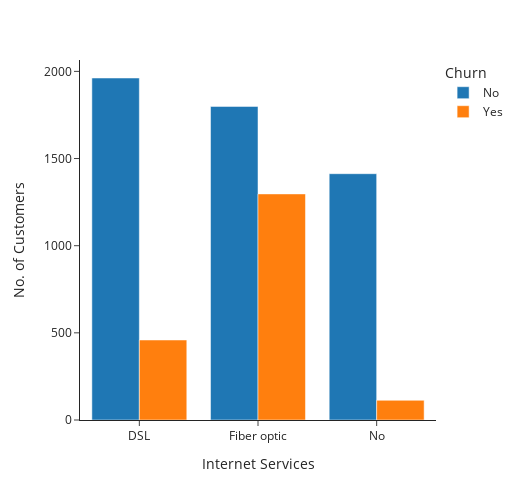

This figure's notebook cell:
### Markdown cell above
<font size=5><p style="color:purple"> Analysis of Churned Customer's based on Internet Services<font size=2>
> <b><p style="color:#9C9DA1"> Conclusion :</b> The customers who are using Fibre Optics churned more. Customers are satisfied with DSL services.

### Code cell
i_s = pd.DataFrame(df.groupby(['Churn', 'InternetService']).ID.count())
i_s.reset_index(inplace = True)
i_s.rename(columns = {'ID' : 'Count'}, inplace = True)

fig = px.bar(i_s, x = 'InternetService', y = 'Count', color='Churn', barmode='group', template='simple_white',
            category_orders={ # replaces default order by column name
                "InternetService": ["DSL", "Fiber optic", 'No']})

fig.update_layout(height = 500,
                  width = 520,

                  xaxis_title = 'Internet Services',
                  yaxis_title = 'No. of Customers')

fig.update_traces(hovertemplate="<br>".join([
        "Internet Services : %{x}",
        "No. of Customers : %{y}"]))
fig.show()

### Figure 1 — Plotly figure (JSON) as saved in the notebook; plotly's stock layout.template omitted (floating-point values rounded to 4 significant figures)
{"data": [{"alignmentgroup": "True", "hovertemplate": "Internet Services : %{x}<br>No. of Customers : %{y}", "legendgroup": "No", "marker": {"color": "#1F77B4", "pattern": {"shape": ""}}, "name": "No", "offsetgroup": "No", "orientation": "v", "showlegend": true, "textposition": "auto", "type": "bar", "x": ["DSL", "Fiber optic", "No"], "xaxis": "x", "y": [1962, 1799, 1413], "yaxis": "y"}, {"alignmentgroup": "True", "hovertemplate": "Internet Services : %{x}<br>No. of Customers : %{y}", "legendgroup": "Yes", "marker": {"color": "#FF7F0E", "pattern": {"shape": ""}}, "name": "Yes", "offsetgroup": "Yes", "orientation": "v", "showlegend": true, "textposition": "auto", "type": "bar", "x": ["DSL", "Fiber optic", "No"], "xaxis": "x", "y": [459, 1297, 113], "yaxis": "y"}], "layout": {"barmode": "group", "height": 500, "legend": {"title": {"text": "Churn"}, "tracegroupgap": 0}, "margin": {"t": 60}, "width": 520, "xaxis": {"anchor": "y", "categoryarray": ["DSL", "Fiber optic", "No"], "categoryorder": "array", "domain": [0, 1], "title": {"text": "Internet Services"}}, "yaxis": {"anchor": "x", "domain": [0, 1], "title": {"text": "No. of Customers"}}}}
